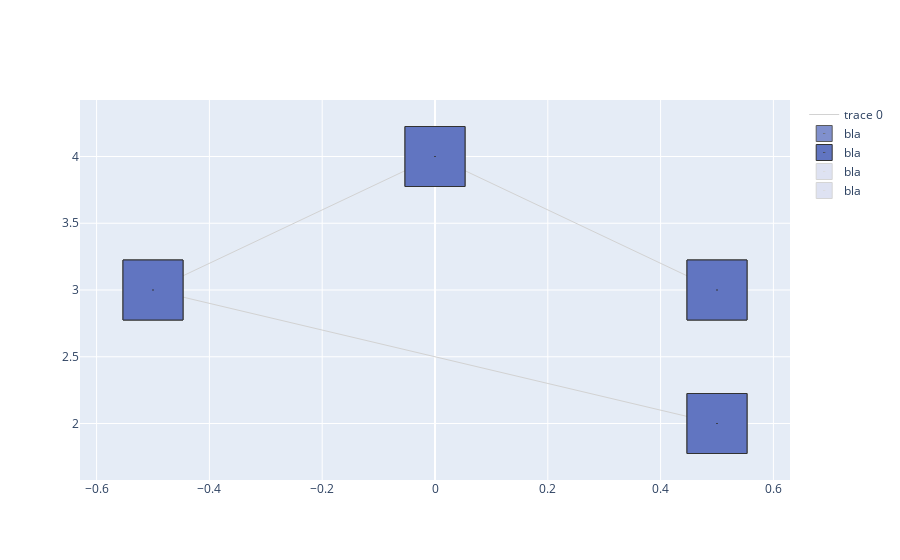

The notebook cell saved with this chart:
### Code cell
fig.add_trace(go.Scatter(x=Xn, y=Yn, mode='markers', name='bla', 
                         marker=dict(symbol='square-dot', size=60,
                         color='#6175c1',#'#DB4551',
                        line=dict(color='rgb(50,50,50)', width=1)),
                  text=labels,
                  hoverinfo='text',
                  opacity=.2
                  ))

### Figure 1 — Plotly figure (JSON) as saved in the notebook; plotly's stock layout.template omitted (floating-point values rounded to 4 significant figures)
{"data": [{"hoverinfo": "none", "line": {"color": "rgb(210,210,210)", "width": 1}, "mode": "lines", "type": "scatter", "x": [0, -0.5, null, 0, 0.5, null, -0.5, 0.5, null], "y": [4, 3, null, 4, 3, null, 3, 2, null]}, {"hoverinfo": "text", "marker": {"color": "#6175c1", "line": {"color": "rgb(50,50,50)", "width": 1}, "size": 60, "symbol": "square-dot"}, "mode": "markers", "name": "bla", "opacity": 0.8, "text": ["a", "b", "c", "d"], "type": "scatter", "x": [0, -0.5, 0.5, 0.5], "y": [4, 3, 3, 2]}, {"hoverinfo": "text", "marker": {"color": "#6175c1", "line": {"color": "rgb(50,50,50)", "width": 1}, "size": 60, "symbol": "square-dot"}, "mode": "markers", "name": "bla", "opacity": 1, "text": ["a", "b", "c", "d"], "type": "scatter", "x": [0, -0.5, 0.5, 0.5], "y": [4, 3, 3, 2]}, {"hoverinfo": "text", "marker": {"color": "#6175c1", "line": {"color": "rgb(50,50,50)", "width": 1}, "size": 60, "symbol": "square-dot"}, "mode": "markers", "name": "bla", "opacity": 0.2, "text": ["a", "b", "c", "d"], "type": "scatter", "x": [0, -0.5, 0.5, 0.5], "y": [4, 3, 3, 2]}, {"hoverinfo": "text", "marker": {"color": "#6175c1", "line": {"color": "rgb(50,50,50)", "width": 1}, "size": 60, "symbol": "square-dot"}, "mode": "markers", "name": "bla", "opacity": 0.2, "showlegend": true, "text": ["a", "b", "c", "d"], "type": "scatter", "x": [0, -0.5, 0.5, 0.5], "y": [4, 3, 3, 2]}], "layout": {}}
